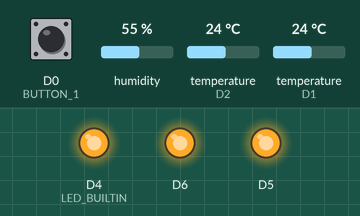
Simulated run of this program. Board: ESP8266 (Wemos D1 mini). Parts: output pins drawn as LEDs (lit = HIGH, except the on-board LED, lit = LOW). The inputs (shaded band) are chosen by the test bench; at power-on: humidity 55 %, D0 (BUTTON_1) LOW, temperature (sensors on D2, D1) 24 °C. WiFi joins after 1.5 s; servers stay silent unless stated; no MQTT or app messages arrive unless stated; what the program prints to the serial monitor is not drawn.

Above: at 1.4 s.
1.5 s: humidity set to 84 %
At 7.1 s:
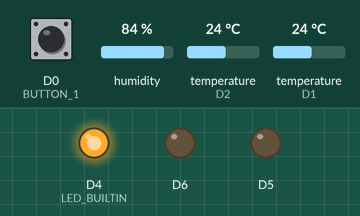
7.5 s: humidity set to 87 %
At 9.4 s:
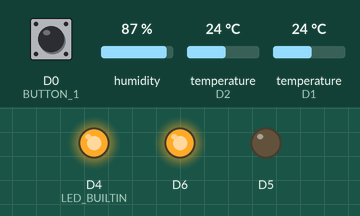
38.5 s: D0 (BUTTON_1) pulled HIGH for 3.2 s
At 39.3 s:
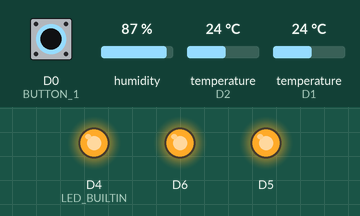
Timing chart, 0 to 41.5 s (numbered marks = the images above; inputs shaded):
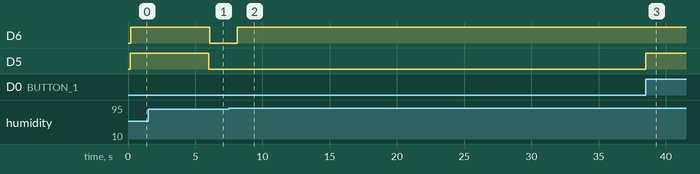

The program:

main.cpp
```cpp
#include <ESP8266WiFi.h>
#include <PubSubClient.h> // MQTT_MAX_PACKET_SIZE 512
#include <OneWire.h>
#include <DallasTemperature.h>
#include <ArduinoJson.h>
#include <Adafruit_Sensor.h>
#include <DHT.h>
#include <DHT_U.h>
#include <Thread.h>

// https://smdx.ru/blog/manuals/wemos-d1-mini-pinout
#define ONE_WIRE_BUS D1
#define RELAY_1 D5
#define RELAY_2 D6
#define DHTPIN D2
#define DHTTYPE DHT22 // DHT 22 (AM2302)
#define BUTTON_1 D0
// LED_BUILTIN D4 2
// DHT on D0 not works

#define ON true
#define OFF false
#define DEFAULT_ON true
#define DEFAULT_OFF false
#define INVERTED true
#define RELAY_2_TIMER 3600*6 //sec (6h)
#define RELAY_2_UPPER_HUMIDITY 85 // %
#define RELAY_2_LOWER_HUMIDITY 70 // %

float temperature;
int countSensors;

const char* ssid = "mywifi";
const char* pswd = "mywifipassword";
const char* mqtt_server = "mqtt.server.dev";
const char* mqtt_topic = "ihome";
bool wifiIsOk = false;
bool mqttIsOk = false;

class Relay
{
private:
  int  pin;
  bool state;
  long timer;
  long timerStarted;
  bool inverted = false;
  void _turn(bool state) {
    this->state = state;
    // true == HIGH, +V (OFF); false == LOW, -V (ON)
    if (inverted) {
      digitalWrite(pin, state);
    }
    else {
      digitalWrite(pin, !state);
    }
    delay(50);
  }
public:
  Relay(int pin, bool state)
  {
    this->pin = pin;
    this->state = state;
    timer = 0;
    timerStarted = 0;
    pinMode(pin, OUTPUT);
    turn(state);
  }
  Relay(int pin, bool state, bool inverted)
  {
    this->pin = pin;
    this->state = state;
    this->inverted = inverted;
    timer = 0;
    timerStarted = 0;
    pinMode(pin, OUTPUT);
    turn(state);
  }
  bool isEnabled()
  {
    return state;
  }
  void turn(bool state)
  {
    _turn(state);
  }
  void turn(bool state, int timer) // seconds
  {
    this->timer = timer * 1000;
    this->timerStarted = millis();
    _turn(state);
  }
  void check()
  {
    long now = millis();
    if (timer > 0 && now - timerStarted > timer ) {
      timer = 0;
      timerStarted = 0;
      _turn(OFF);
    }
  }
  int getTimer()
  {
    long now = millis();
    if (now - timerStarted < timer ) {
      return ( timer - ( now - timerStarted )) / 1000;
    }
    return 0;
  }
};

class Button
{
private:
  int pin;
  bool state;
  bool laststate;
  bool clickmode;

public:
  Button(int pin)
  {
    this->pin = pin;
    pinMode(pin, INPUT);
  }
  bool getState()
  {
    state = digitalRead(pin);
    return state;
  }
  bool isClicked()
  {
    laststate = getState();
    delay(10);
    if (laststate != getState()) {
      return true;
    }
    return false;
  }
};

Relay Relay_1(RELAY_1, DEFAULT_OFF, INVERTED); // outdor lamp
Relay Relay_2(RELAY_2, DEFAULT_OFF, INVERTED); // vent motor
Relay BuiltinLed(LED_BUILTIN, DEFAULT_ON); // led
Button Button_1(BUTTON_1);
OneWire oneWire(ONE_WIRE_BUS);
DallasTemperature sensors(&oneWire);
DHT_Unified dht(DHTPIN, DHTTYPE);
Thread RelayControlThread = Thread(); // Thread 1, relay control by sensor
Thread MqttThread = Thread(); // Thread 2, send data to mqtt
WiFiClient espClient;
PubSubClient mqttClient(espClient);

String macToStr(const uint8_t* mac) {
  String result;
  for (int i = 0; i < 6; ++i) {
    result += String(mac[i], 16);
    if (i < 5)
      result += ':';
  }
  return result;
}

String composeClientID() {
  uint8_t mac[6];
  WiFi.macAddress(mac);
  String clientId;
  clientId += "esp-";
  clientId += macToStr(mac);
  //clientId += "-";
  //clientId += String(micros() & 0xff, 16);
  return clientId;
}

bool checkMqtt() {
  if (!mqttClient.connected()) {
    Serial.print("MQTT: Trying connect to ");
    Serial.println(mqtt_server);
    String clientId = composeClientID() ;
    // clientId += "-";
    // clientId += String(micros() & 0xff, 16); // to randomise. sort of
    if (mqttClient.connect(clientId.c_str())) {
      //mqttClient.publish(mqtt_topic, ("connected " + composeClientID()).c_str() , true );
      String subscription;
      subscription += mqtt_topic;
      subscription += "/";
      subscription += composeClientID() ;
      subscription += "/in";
      mqttClient.subscribe(subscription.c_str() );
      if (!mqttIsOk) {
        Serial.print("MQTT: Subscribed to ");
        Serial.println(subscription);
        mqttIsOk = true;
      }
      return true;
    }
    else {
      Serial.print("Failed. rc=");
      Serial.print(mqttClient.state());
      Serial.print(" wifi=");
      Serial.println(WiFi.status());
      mqttIsOk = false;
      return false;
    }
  }
  else if (!mqttIsOk)
  {
    mqttIsOk = true;
    Serial.print("MQTT: Connected");
  }
  return true;
}

bool checkWiFi() {
  if (WiFi.status() != WL_CONNECTED) {
    Serial.print("Wi-Fi: Trying connect to ");
    Serial.println(ssid);
    wifiIsOk = false;
    return false;
  }
  else if (!wifiIsOk)
  {
    wifiIsOk = true;
    Serial.print("Wi-Fi: Connected, IP address: ");
    Serial.println(WiFi.localIP());
  }
  return true;
}

void mqttCallback(char* topic, byte* payload, unsigned int length) {
  Serial.print("Message arrived [");
  Serial.print(topic);
  Serial.print("] ");
  for (unsigned int i = 0; i < length; i++) {
    Serial.print((char)payload[i]);
  }
  Serial.println();

  StaticJsonDocument<256> doc;
  deserializeJson(doc, payload, length);

  if (doc.containsKey("relay_1")) {
    Relay_1.turn(doc["relay_1"]);
  }
  if (doc.containsKey("relay_2")) {
    Relay_2.turn(doc["relay_2"]);
  }
  if (doc.containsKey("builtin_led")) {
    BuiltinLed.turn(doc["builtin_led"]);
  }
}

void loopRelayControl() {
  sensors_event_t event;
  dht.humidity().getEvent(&event);
  if (isnan(event.relative_humidity)) {
    Serial.println("Error reading humidity!");
  }
  else {
    if (event.relative_humidity > RELAY_2_UPPER_HUMIDITY) {
      Relay_2.turn(ON, RELAY_2_TIMER);
    }
    else if (event.relative_humidity < RELAY_2_LOWER_HUMIDITY) {
      Relay_2.turn(OFF);
    }
  }

  // check timer ending
  Relay_1.check();
  Relay_2.check();
}

void loopMqttThread() {
  if (!checkWiFi()) {
    return;
  }
  if (!checkMqtt()) {
    return;
  }

  sensors.requestTemperatures();
  temperature = sensors.getTempCByIndex(0);
  StaticJsonDocument<512> doc; // for corect error if to larger than 256
  JsonObject jsonRoot = doc.to<JsonObject>();
  //jsonRoot["board"] = "d1_mini";
  //jsonRoot["place"] = "banya";

  // Controls
  JsonArray JsonArrayControls = jsonRoot.createNestedArray("controls");
  JsonObject jsonControl1 = JsonArrayControls.createNestedObject();
  jsonControl1["key"] = "relay_1";
  jsonControl1["pin"] = RELAY_1;
  jsonControl1["mode"] = Relay_1.isEnabled();
  jsonControl1["timer"] = Relay_1.getTimer();
  JsonObject jsonControl2 = JsonArrayControls.createNestedObject();
  jsonControl2["key"] = "relay_2";
  jsonControl2["pin"] = RELAY_2;
  jsonControl2["mode"] = Relay_2.isEnabled();
  jsonControl2["timer"] = Relay_2.getTimer();

  // Sensors
  JsonArray JsonArraySensors = jsonRoot.createNestedArray("sensors");
  // JsonObject jsonSensor1 = JsonArraySensors.createNestedObject();
  // jsonSensor1["temp"] = temperature;
  // jsonSensor1["pin"] = ONE_WIRE_BUS;
  // jsonSensor1["addr"] = "0";
  // jsonSensor1["type"] = "ds18b20";

  JsonObject jsonSensor2 = JsonArraySensors.createNestedObject();
  jsonSensor2["pin"] = DHTPIN;
  jsonSensor2["type"] = DHTTYPE;
  JsonArray errorList2 = jsonSensor2.createNestedArray("errors");

  sensors_event_t event;
  // DHT temp
  dht.temperature().getEvent(&event);
  if (isnan(event.temperature)) {
    Serial.println("Error reading temperature!");
    jsonSensor2["temp"] = 0;
    errorList2.add("Error reading dht22 temp!");
  }
  else {
    jsonSensor2["temp"] = event.temperature;
  }

  // DHT humidity
  dht.humidity().getEvent(&event);
  if (isnan(event.relative_humidity)) {
    Serial.println("Error reading humidity!");
    jsonSensor2["humidity"] = 0;
    errorList2.add("Error reading dht22 humidity!");
  }
  else {
    jsonSensor2["humidity"] = event.relative_humidity;
  }

  String payload;
  serializeJson(jsonRoot, payload);

  String pubTopic;
  pubTopic += mqtt_topic ;
  pubTopic += "/";
  pubTopic += composeClientID();
  pubTopic += "/out";
  Serial.print("Publish topic: ");
  Serial.println(pubTopic);
  Serial.print("Publish message: ");
  Serial.println(payload);
  if (payload.length() < 256) {
    mqttClient.publish( (char*) pubTopic.c_str() , (char*) payload.c_str(), true );
  }
  else {
    Serial.print("Error: Message to large! ");
    Serial.println(payload.length());
    // try change MQTT_MAX_PACKET_SIZE and StaticJsonDocument<up to 1024> doc
  }

}

void setup() {
  Serial.begin(115200);
  sensors.begin();
  sensors.setResolution(12);
  dht.begin();

  WiFi.begin(ssid, pswd);
  mqttClient.setServer(mqtt_server, 1883);
  mqttClient.setCallback(mqttCallback);

  RelayControlThread.onRun(loopRelayControl); // method
  RelayControlThread.setInterval(2000); // ms
  MqttThread.onRun(loopMqttThread); // method
  MqttThread.setInterval(20000); // ms

  Relay_1.turn(ON, 5); // test on start for 5 sec
  Relay_2.turn(ON, 5);
}

void loop() {

  // outdor light (relay1 by button1 click)
  if(Button_1.isClicked()) {
    Relay_1.turn(!Relay_1.isEnabled());
  }

  // Threads
  if (RelayControlThread.shouldRun()) RelayControlThread.run();
  if (MqttThread.shouldRun()) MqttThread.run();

  // mqtt events, callback
  mqttClient.loop();

}
```

Measured:
- the behaviour switches between 85 and 86 % on humidity (found by bisection; images 1 and 2)
- after the input at 1.5 s, D6: HIGH → LOW after 4.6 s instead of 0.51 s
- after the input at 7.5 s, D6: LOW → HIGH after 0.62 s
- after the input at 38.5 s, D5: LOW → HIGH at once
